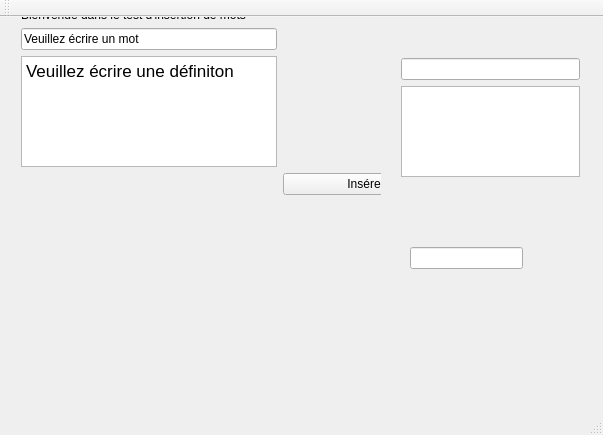
<?xml version="1.0" encoding="UTF-8"?>
<ui version="4.0">
 <class>MainWindow</class>
 <widget class="QMainWindow" name="MainWindow">
  <property name="geometry">
   <rect>
    <x>0</x>
    <y>0</y>
    <width>603</width>
    <height>435</height>
   </rect>
  </property>
  <property name="windowTitle">
   <string>MainWindow</string>
  </property>
  <widget class="QWidget" name="centralWidget">
   <widget class="QWidget" name="verticalLayoutWidget">
    <property name="geometry">
     <rect>
      <x>390</x>
      <y>30</y>
      <width>201</width>
      <height>141</height>
     </rect>
    </property>
    <layout class="QVBoxLayout" name="rechercheLayout">
     <item>
      <widget class="QLineEdit" name="rechercheBar"/>
     </item>
     <item>
      <widget class="QListView" name="rechercheList"/>
     </item>
    </layout>
   </widget>
   <widget class="QWidget" name="calque" native="true">
    <property name="geometry">
     <rect>
      <x>0</x>
      <y>0</y>
      <width>381</width>
      <height>221</height>
     </rect>
    </property>
    <widget class="QWidget" name="gridLayoutWidget">
     <property name="geometry">
      <rect>
       <x>10</x>
       <y>-20</y>
       <width>450</width>
       <height>209</height>
      </rect>
     </property>
     <layout class="QGridLayout" name="testLayout">
      <item row="2" column="0">
       <widget class="QLineEdit" name="insertMot">
        <property name="text">
         <string>Veuillez écrire un mot</string>
        </property>
       </widget>
      </item>
      <item row="1" column="0">
       <widget class="QLabel" name="label">
        <property name="text">
         <string>Bienvenue dans le test d'insertion de mots</string>
        </property>
       </widget>
      </item>
      <item row="3" column="1">
       <spacer name="horizontalSpacer">
        <property name="orientation">
         <enum>Qt::Horizontal</enum>
        </property>
        <property name="sizeHint" stdset="0">
         <size>
          <width>40</width>
          <height>20</height>
         </size>
        </property>
       </spacer>
      </item>
      <item row="4" column="1">
       <widget class="QPushButton" name="validButton">
        <property name="text">
         <string>Insérer</string>
        </property>
       </widget>
      </item>
      <item row="3" column="0">
       <widget class="QTextEdit" name="insertDef">
        <property name="html">
         <string>&lt;!DOCTYPE HTML PUBLIC &quot;-//W3C//DTD HTML 4.0//EN&quot; &quot;http://www.w3.org/TR/REC-html40/strict.dtd&quot;&gt;
&lt;html&gt;&lt;head&gt;&lt;meta name=&quot;qrichtext&quot; content=&quot;1&quot; /&gt;&lt;style type=&quot;text/css&quot;&gt;
p, li { white-space: pre-wrap; }
&lt;/style&gt;&lt;/head&gt;&lt;body style=&quot; font-family:'Lucida Grande'; font-size:13pt; font-weight:400; font-style:normal;&quot;&gt;
&lt;p style=&quot; margin-top:0px; margin-bottom:0px; margin-left:0px; margin-right:0px; -qt-block-indent:0; text-indent:0px;&quot;&gt;Veuillez écrire une définiton&lt;/p&gt;
&lt;p style=&quot;-qt-paragraph-type:empty; margin-top:0px; margin-bottom:0px; margin-left:0px; margin-right:0px; -qt-block-indent:0; text-indent:0px;&quot;&gt;&lt;/p&gt;&lt;/body&gt;&lt;/html&gt;</string>
        </property>
       </widget>
      </item>
     </layout>
    </widget>
   </widget>
   <widget class="QLineEdit" name="lineEdit">
    <property name="geometry">
     <rect>
      <x>410</x>
      <y>230</y>
      <width>113</width>
      <height>22</height>
     </rect>
    </property>
   </widget>
   <zorder>verticalLayoutWidget</zorder>
   <zorder>calque</zorder>
   <zorder>rechercheList</zorder>
   <zorder>lineEdit</zorder>
  </widget>
  <widget class="QMenuBar" name="menuBar">
   <property name="geometry">
    <rect>
     <x>0</x>
     <y>0</y>
     <width>603</width>
     <height>22</height>
    </rect>
   </property>
  </widget>
  <widget class="QToolBar" name="mainToolBar">
   <attribute name="toolBarArea">
    <enum>TopToolBarArea</enum>
   </attribute>
   <attribute name="toolBarBreak">
    <bool>false</bool>
   </attribute>
  </widget>
  <widget class="QStatusBar" name="statusBar"/>
 </widget>
 <layoutdefault spacing="6" margin="11"/>
 <resources/>
 <connections/>
</ui>
